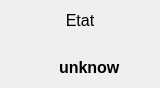
<?xml version="1.0" encoding="UTF-8"?>
<ui version="4.0">
 <class>StateFrame</class>
 <widget class="QWidget" name="StateFrame">
  <property name="geometry">
   <rect>
    <x>0</x>
    <y>0</y>
    <width>160</width>
    <height>88</height>
   </rect>
  </property>
  <property name="windowTitle">
   <string>Form</string>
  </property>
  <layout class="QGridLayout" name="gridLayout">
   <property name="leftMargin">
    <number>0</number>
   </property>
   <property name="topMargin">
    <number>0</number>
   </property>
   <property name="rightMargin">
    <number>0</number>
   </property>
   <property name="bottomMargin">
    <number>0</number>
   </property>
   <item row="0" column="0">
    <layout class="QVBoxLayout" name="verticalLayout">
     <item>
      <widget class="QLabel" name="labelTitleEState">
       <property name="font">
        <font>
         <pointsize>12</pointsize>
         <weight>50</weight>
         <bold>false</bold>
        </font>
       </property>
       <property name="text">
        <string>Etat</string>
       </property>
       <property name="alignment">
        <set>Qt::AlignCenter</set>
       </property>
      </widget>
     </item>
     <item>
      <layout class="QHBoxLayout" name="horizontalLayout">
       <item>
        <spacer name="horizontalSpacer">
         <property name="orientation">
          <enum>Qt::Horizontal</enum>
         </property>
         <property name="sizeType">
          <enum>QSizePolicy::Fixed</enum>
         </property>
         <property name="sizeHint" stdset="0">
          <size>
           <width>20</width>
           <height>20</height>
          </size>
         </property>
        </spacer>
       </item>
       <item>
        <widget class="QLabel" name="labelLogoState">
         <property name="minimumSize">
          <size>
           <width>33</width>
           <height>33</height>
          </size>
         </property>
         <property name="maximumSize">
          <size>
           <width>33</width>
           <height>33</height>
          </size>
         </property>
         <property name="text">
          <string/>
         </property>
         <property name="scaledContents">
          <bool>true</bool>
         </property>
         <property name="margin">
          <number>5</number>
         </property>
        </widget>
       </item>
       <item>
        <widget class="QLabel" name="labelState">
         <property name="sizePolicy">
          <sizepolicy hsizetype="Preferred" vsizetype="Preferred">
           <horstretch>0</horstretch>
           <verstretch>0</verstretch>
          </sizepolicy>
         </property>
         <property name="font">
          <font>
           <pointsize>12</pointsize>
           <weight>75</weight>
           <bold>true</bold>
          </font>
         </property>
         <property name="text">
          <string>unknow</string>
         </property>
         <property name="alignment">
          <set>Qt::AlignLeading|Qt::AlignLeft|Qt::AlignVCenter</set>
         </property>
        </widget>
       </item>
      </layout>
     </item>
    </layout>
   </item>
  </layout>
 </widget>
 <resources/>
 <connections/>
</ui>
